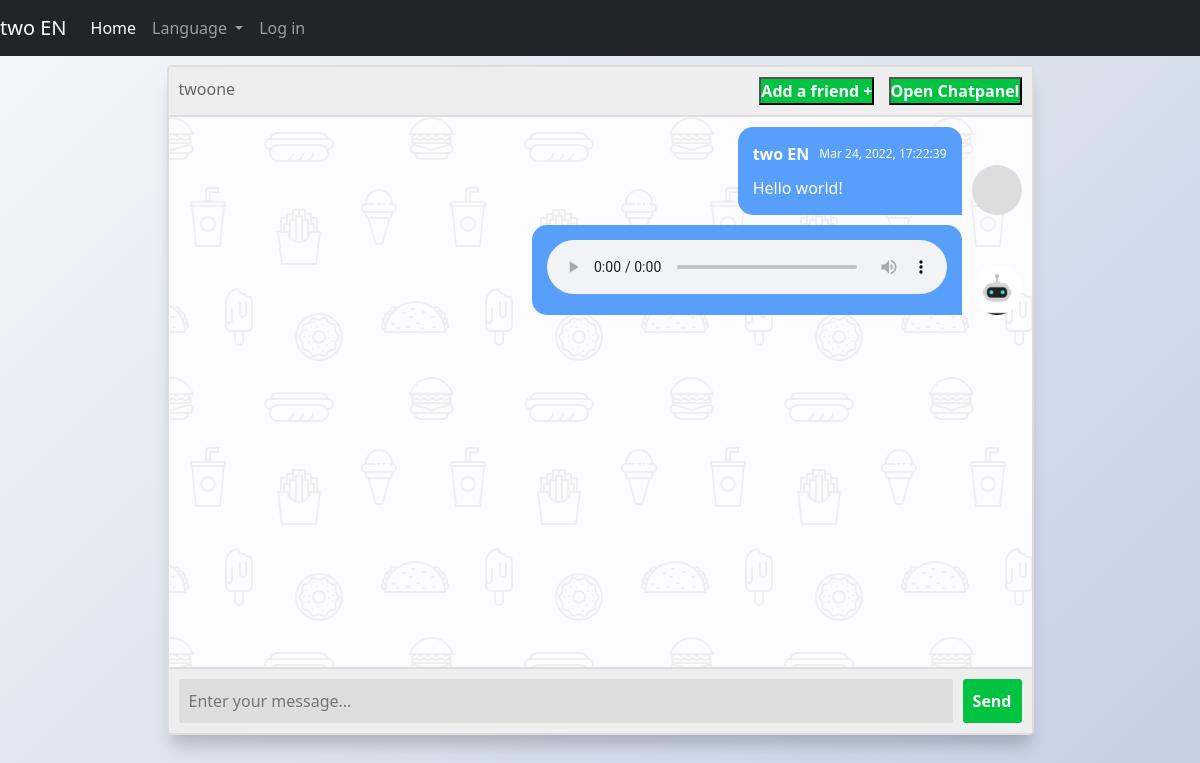
Screenshot of /chat/3 (signed in) with the database file from the repository.
### app.py (models this page shows, shortened)
class Chat(db.Model):
    __tablename__ = 'chat'
    id = db.Column(db.Integer, primary_key=True)
    chatname = db.Column(db.String(30), nullable=False)

class User(db.Model, UserMixin):
    __tablename__ = 'user'
    id = db.Column(db.Integer, primary_key=True)
    email = db.Column(db.String(30), nullable=False, unique=True)
    username = db.Column(db.String(30), nullable=False)
    password = db.Column(db.String(80), nullable=False)
    lang = db.Column(db.Integer, nullable=False)

class Messages(db.Model):
    id = db.Column(db.Integer, primary_key=True)
    id_sender = db.Column(db.Integer, ForeignKey('user.id'))
    id_chat = db.Column(db.Integer, ForeignKey('chat.id'))
    message_en = db.Column(db.Text, nullable=False)
    message_ru = db.Column(db.Text, nullable=False)
    date = db.Column(db.DateTime, default=datetime.utcnow())

### app.py (the view, shortened to what this page needs)
@login_required
@app.route('/chat/<id>', methods=['GET'])
def chat(id):
    print(id)
    if current_user.is_authenticated:
        if ChatToUser.query.filter_by(id_user=current_user.id, id_chat=int(id)).first():
            print('Ok')
        else:
            print('Denied')
            return redirect(url_for('index'))
        chatName = 'SimpleChat'
        chats = ChatToUser.query.filter_by(id_user=current_user.id).all()
        for i in range(len(chats)):
            chats[i] = Chat.query.filter_by(id=chats[i].id_chat).first()
            if (int(id) == int(chats[i].id)):
                chatName = chats[i].chatname
        msgs = Messages.query.filter_by(id_chat=int(id)).all()
        for i in range(len(msgs)):
            msgs[i] = [msgs[i].id_sender, User.query.filter_by(id=msgs[i].id_sender).first().username,
                       {'EN': msgs[i].message_en, 'RU': msgs[i].message_ru}, msgs[i].date.strftime("%b %d, %Y, %X"),
                       'RU' if User.query.filter_by(id=msgs[i].id_sender).first().lang == 1 else 'EN']
            if current_user.lang == 1:
                temp = msgs[i][2]['RU'].replace('?', '&quest')
                temp = temp.replace(' ', '%20')
                msgs[i].append(f'{path}synthesize/{temp}?src_lang=ru')
            else:
                temp = msgs[i][2]['EN'].replace('?', '&quest')
                temp = temp.replace(' ', '%20')
                msgs[i].append(f'{path}synthesize/{temp}?src_lang=en')
        return render_template("chatPage.html", name=current_user.username + ' ' + ('EN' if current_user.lang == 0 else 'RU'),
                               chats=chats, chatId=id, chatName = chatName,msgs=msgs, my_link="{path}dummy_audio")
    else:
        return redirect(url_for("index"))

### app.py (called while the page is built)
@login_manager.user_loader
def load_user(user_id):
    return User.query.get(int(user_id))

### templates/chatPage.html (shortened to what this page needs)
<!doctype html>
<html lang="ru">
<head>
  <link rel="stylesheet" href="{{ url_for('static', filename='css/friendlist.css') }}">
  <link rel="stylesheet" href="{{ url_for('static', filename='css/main.css') }}">
  <link rel="stylesheet" href="https://cdn.jsdelivr.net/npm/bootstrap@5.1.3/dist/css/bootstrap.min.css">
</head>
<body>
<nav class="navbar navbar-expand-lg navbar-dark fixed-top bg-dark">
    <a class="navbar-brand" id="name_of_person">  {{ name }}</a>
    <div class="collapse navbar-collapse" id="navbarSupportedContent">
      <ul class="navbar-nav mr-auto">
        <li class="nav-item active">
          <a class="nav-link active" aria-current="page" href="/home">Home</a>
        </li>
        <li class="nav-item dropdown">
        <a class="nav-link dropdown-toggle" href="#" id="navbarDropdown" role="button" data-toggle="dropdown" aria-haspopup="true" aria-expanded="false">
          Language
        </a>
        </li>
        <li class="nav-item">
          <a class="nav-link" href="/login">Log in</a>
        </li>
      </ul>
    </div>
</nav>
<section class="msger">
  <header class="msger-header">
    <div class="msger-header-title">
       {{chatName}}
    </div>
    <div class="msger-header-options">
      <button type="submit" onclick="window.location='/addToChat/{{chatId}}'" class="msger-send-btn"
              style="font-size: min(2vw, 16px)">Add a friend
        +</button>
      <button type="submit" id="button1" onclick="openNav()" class="msger-send-btn"
              style="font-size: min(2vw, 16px)">Open Chatpanel</button>
    </div>
  </header>
  <main class="msger-chat">
    {% for ms in msgs %}
      {% if ms[0]==current_user.id%}
        <div class="msg right-msg">
          <div
           class="msg-img"
           style="background-image: url(https://cdn.pixabay.com/photo/2015/10/05/22/37/blank-profile-picture-973460_1280.png)"
          ></div>
          <div class="msg-bubble">
            <div class="msg-info">
              <div class="msg-info-name">{{ms[1] + " " + ms[4]}}</div>
              <div class="msg-info-time">{{ms[3]}}</div>
            </div>
            <div class="msg-text">
              {{ms[2][ms[4]]}}
            </div>
          </div>
        </div>
        <div class="msg right-msg">
          <div
           class="msg-img"
           style=""
          ></div>
          <div class="msg-bubble">
            <div class="msg-text">
              <audio src={{ms[5]}} controls style="width: min(60vw,400px);">Audio tag not supported</audio>
            </div>
          </div>
        </div>
      {% endif %}
    {% endfor %}
  </main>
  <form class="msger-inputarea" id="form_send_msg" autocomplete="off" method="post" novalidate>
    <input type="text" name="msg" id="msg_id" class="msger-input" placeholder="Enter your message...">
    <button type="submit" id="send_msg" class="msger-send-btn">Send</button>
  </form>
</section>
</body>
</html>

### static/css/friendlist.css (style rules this page uses)
html, body { font-family: sans-serif; width: 100%; height: 100%; }

### static/css/main.css (style rules this page uses)
:root { --body-bg: linear-gradient(135deg, #f5f7fa 0%, #c3cfe2 100%); --msger-bg: #fff; --border: 2px solid #ddd; --left-msg-bg: #ececec; --right-msg-bg: #579ffb; }
*, *:before, *:after { margin: 0; padding: 0; box-sizing: inherit; }
body { display: flex; justify-content: center; align-items: center; height: 100vh; background-image: var(--body-bg); font-family: Helvetica, sans-serif; }
.msger { display: flex; flex-flow: column wrap; justify-content: space-between; width: 100%; max-width: 867px; margin: 25px 10px; height: calc(90% - 50px); border: var(--border); border-radius: 5px; background: var(--msger-bg); box-shadow: 0 15px 15px -5px rgba(0, 0, 0, 0.2); }
.msger-header { display: flex; justify-content: space-between; padding: 10px; border-bottom: var(--border); background: #eee; color: #666; }
.msger-chat { flex: 1; overflow-y: auto; padding: 10px; }
.msg { display: flex; align-items: flex-end; margin-bottom: 10px; }
.msg:last-of-type { margin: 0; }
.msg-img { width: 50px; height: 50px; margin-right: 10px; background: #ddd; background-repeat: no-repeat; background-position: center; background-size: cover; border-radius: 50%; }
.msg-bubble { max-width: min(70%,450px); padding: 15px; border-radius: 15px; background: var(--left-msg-bg); }
.msg-info { display: flex; justify-content: space-between; align-items: center; margin-bottom: 10px; }
.msg-info-name { margin-right: 10px; font-weight: bold; }
.msg-info-time { font-size: min(2vw, 12px); }
.right-msg { flex-direction: row-reverse; }
.right-msg .msg-bubble { background: var(--right-msg-bg); color: #fff; border-bottom-right-radius: 0; }
.right-msg .msg-img { margin: 0 0 0 10px; }
.msger-inputarea { display: flex; padding: 10px; border-top: var(--border); background: #eee; }
.msger-inputarea * { padding: 10px; border: none; border-radius: 3px; font-size: min(3vw, 16px); }
.msger-input { flex: 1; background: #ddd; }
.msger-send-btn { margin-left: 10px; background: rgb(0, 196, 65); color: #fff; font-weight: bold; cursor: pointer; transition: background 0.23s; }
.msger-chat { background-color: #fcfcfe; }

### rows the page displays
Chat: chatname "twoone"
User: username "two EN", ms "Mar 24, 2022, 17:22:39", message_en "Hello world!"

### other values shown
{{ name }} "two EN"
